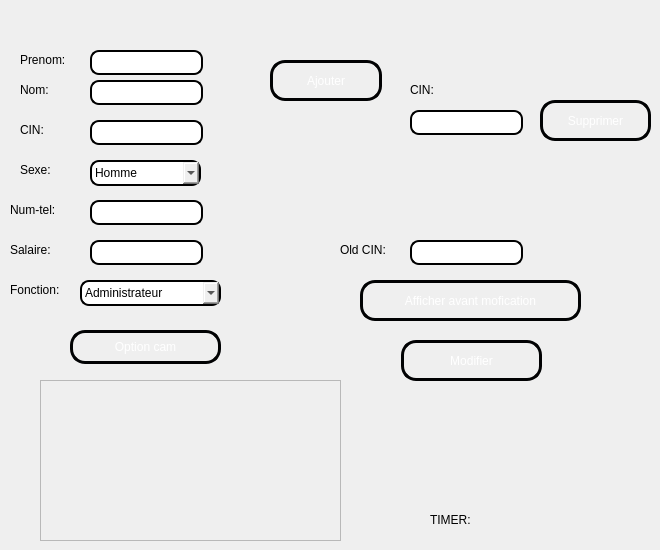
     <widget class="QWidget" name="tab">
      <attribute name="title">
       <string>Ajouter un employé</string>
      </attribute>
      <widget class="QLineEdit" name="l_CIN">
       <property name="geometry">
        <rect>
         <x>90</x>
         <y>120</y>
         <width>113</width>
         <height>25</height>
        </rect>
       </property>
       <property name="minimumSize">
        <size>
         <width>113</width>
         <height>0</height>
        </size>
       </property>
       <property name="styleSheet">
        <string notr="true">QLineEdit
{
border-radius:9px;
border: 2px solid #000000;
background: qradialgradient(cx: 0.3, cy: -0.4,
fx: 0.0, fy: -0.0,
radius: 1.89, stop: 0 #ffffff, stop: 1 #999);
}</string>
       </property>
       <property name="text">
        <string/>
       </property>
      </widget>
      <widget class="QPushButton" name="ajouter">
       <property name="geometry">
        <rect>
         <x>270</x>
         <y>60</y>
         <width>112</width>
         <height>41</height>
        </rect>
       </property>
       <property name="styleSheet">
        <string notr="true">QPushButton {
color: #ffffff;
border: 3px solid #010203;
font: 8pt &quot;MS Reference Sans Serif&quot;;
border-radius: 15px;
padding: 5px;
background: qradialgradient(cx: 0.3, cy: -0.4,
fx: 0.3, fy: -0.4,
radius: 3, stop: 0 #010203, stop: 1 #c4c9c7);
min-width: 80px;
}

QPushButton:hover {
background: qradialgradient(cx: 0.3, cy: -0.4,
fx: 0.3, fy: -0.4,
radius: 3, stop: 0 #010203, stop: 1 #010203);
}

 QPushButton:pressed {
background: qradialgradient(cx: 0.4, cy: -0.1,
fx: 0.4, fy: -0.1,
radius: 3, stop: 0 #c4c9c7, stop: 1 #c4c9c7);
}</string>
       </property>
       <property name="text">
        <string>Ajouter</string>
       </property>
      </widget>
      <widget class="QLineEdit" name="l_prenom">
       <property name="geometry">
        <rect>
         <x>90</x>
         <y>50</y>
         <width>113</width>
         <height>25</height>
        </rect>
       </property>
       <property name="styleSheet">
        <string notr="true">QLineEdit
{
border-radius:9px;
border: 2px solid #000000;
background: qradialgradient(cx: 0.3, cy: -0.4,
fx: 0.0, fy: -0.0,
radius: 1.89, stop: 0 #ffffff, stop: 1 #999);
}</string>
       </property>
       <property name="text">
        <string/>
       </property>
      </widget>
      <widget class="QLineEdit" name="l_nom">
       <property name="geometry">
        <rect>
         <x>90</x>
         <y>80</y>
         <width>113</width>
         <height>25</height>
        </rect>
       </property>
       <property name="styleSheet">
        <string notr="true">QLineEdit
{
border-radius:9px;
border: 2px solid #000000;
background: qradialgradient(cx: 0.3, cy: -0.4,
fx: 0.0, fy: -0.0,
radius: 1.89, stop: 0 #ffffff, stop: 1 #999);
}</string>
       </property>
      </widget>
      <widget class="QLineEdit" name="l_salaire">
       <property name="geometry">
        <rect>
         <x>90</x>
         <y>240</y>
         <width>113</width>
         <height>25</height>
        </rect>
       </property>
       <property name="styleSheet">
        <string notr="true">QLineEdit
{
border-radius:9px;
border: 2px solid #000000;
background: qradialgradient(cx: 0.3, cy: -0.4,
fx: 0.0, fy: -0.0,
radius: 1.89, stop: 0 #ffffff, stop: 1 #999);
}</string>
       </property>
      </widget>
      <widget class="QLineEdit" name="l_tel">
       <property name="geometry">
        <rect>
         <x>90</x>
         <y>200</y>
         <width>113</width>
         <height>25</height>
        </rect>
       </property>
       <property name="styleSheet">
        <string notr="true">QLineEdit
{
border-radius:9px;
border: 2px solid #000000;
background: qradialgradient(cx: 0.3, cy: -0.4,
fx: 0.0, fy: -0.0,
radius: 1.89, stop: 0 #ffffff, stop: 1 #999);
}</string>
       </property>
      </widget>
      <widget class="QLabel" name="label">
       <property name="geometry">
        <rect>
         <x>20</x>
         <y>120</y>
         <width>69</width>
         <height>20</height>
        </rect>
       </property>
       <property name="text">
        <string>CIN:</string>
       </property>
      </widget>
      <widget class="QLabel" name="label_3">
       <property name="geometry">
        <rect>
         <x>20</x>
         <y>80</y>
         <width>69</width>
         <height>20</height>
        </rect>
       </property>
       <property name="text">
        <string>Nom:</string>
       </property>
      </widget>
      <widget class="QLabel" name="label_4">
       <property name="geometry">
        <rect>
         <x>10</x>
         <y>280</y>
         <width>69</width>
         <height>20</height>
        </rect>
       </property>
       <property name="text">
        <string>Fonction:</string>
       </property>
      </widget>
      <widget class="QLabel" name="label_5">
       <property name="geometry">
        <rect>
         <x>10</x>
         <y>240</y>
         <width>69</width>
         <height>20</height>
        </rect>
       </property>
       <property name="text">
        <string>Salaire:</string>
       </property>
      </widget>
      <widget class="QLabel" name="label_6">
       <property name="geometry">
        <rect>
         <x>20</x>
         <y>160</y>
         <width>69</width>
         <height>20</height>
        </rect>
       </property>
       <property name="text">
        <string>Sexe:</string>
       </property>
      </widget>
      <widget class="QLabel" name="label_7">
       <property name="geometry">
        <rect>
         <x>10</x>
         <y>200</y>
         <width>69</width>
         <height>20</height>
        </rect>
       </property>
       <property name="text">
        <string>Num-tel:</string>
       </property>
      </widget>
      <widget class="QLabel" name="label_2">
       <property name="geometry">
        <rect>
         <x>20</x>
         <y>50</y>
         <width>69</width>
         <height>20</height>
        </rect>
       </property>
       <property name="text">
        <string>Prenom:</string>
       </property>
      </widget>
      <widget class="QPushButton" name="modifier">
       <property name="geometry">
        <rect>
         <x>401</x>
         <y>340</y>
         <width>141</width>
         <height>41</height>
        </rect>
       </property>
       <property name="styleSheet">
        <string notr="true">QPushButton {
color: #ffffff;
border: 3px solid #010203;
font: 8pt &quot;MS Reference Sans Serif&quot;;
border-radius: 15px;
padding: 5px;
background: qradialgradient(cx: 0.3, cy: -0.4,
fx: 0.3, fy: -0.4,
radius: 3, stop: 0 #010203, stop: 1 #c4c9c7);
min-width: 80px;
}

QPushButton:hover {
background: qradialgradient(cx: 0.3, cy: -0.4,
fx: 0.3, fy: -0.4,
radius: 3, stop: 0 #010203, stop: 1 #010203);
}

 QPushButton:pressed {
background: qradialgradient(cx: 0.4, cy: -0.1,
fx: 0.4, fy: -0.1,
radius: 3, stop: 0 #c4c9c7, stop: 1 #c4c9c7);
}</string>
       </property>
       <property name="text">
        <string>Modifier</string>
       </property>
      </widget>
      <widget class="QComboBox" name="l_sexe">
       <property name="geometry">
        <rect>
         <x>90</x>
         <y>160</y>
         <width>111</width>
         <height>26</height>
        </rect>
       </property>
       <property name="styleSheet">
        <string notr="true">QComboBox
{
border-radius:9px;
border: 2px solid #000000;
background: qradialgradient(cx: 0.3, cy: -0.4,
fx: 0.0, fy: -0.0,
radius: 1.89, stop: 0 #ffffff, stop: 1 #999);
}</string>
       </property>
       <item>
        <property name="text">
         <string>Homme</string>
        </property>
       </item>
       <item>
        <property name="text">
         <string>Femme</string>
        </property>
       </item>
      </widget>
      <widget class="QComboBox" name="l_Fonction">
       <property name="geometry">
        <rect>
         <x>80</x>
         <y>280</y>
         <width>141</width>
         <height>26</height>
        </rect>
       </property>
       <property name="styleSheet">
        <string notr="true">QComboBox
{
border-radius:9px;
border: 2px solid #000000;
background: qradialgradient(cx: 0.3, cy: -0.4,
fx: 0.0, fy: -0.0,
radius: 1.89, stop: 0 #ffffff, stop: 1 #999);
}</string>
       </property>
       <item>
        <property name="text">
         <string>Administrateur</string>
        </property>
       </item>
       <item>
        <property name="text">
         <string>Présenteur</string>
        </property>
       </item>
       <item>
        <property name="text">
         <string>Montage</string>
        </property>
       </item>
       <item>
        <property name="text">
         <string/>
        </property>
       </item>
      </widget>
      <widget class="QPushButton" name="Camera">
       <property name="geometry">
        <rect>
         <x>70</x>
         <y>330</y>
         <width>151</width>
         <height>34</height>
        </rect>
       </property>
       <property name="styleSheet">
        <string notr="true">QPushButton {
color: #ffffff;
border: 3px solid #010203;
font: 8pt &quot;MS Reference Sans Serif&quot;;
border-radius: 15px;
padding: 5px;
background: qradialgradient(cx: 0.3, cy: -0.4,
fx: 0.3, fy: -0.4,
radius: 3, stop: 0 #010203, stop: 1 #c4c9c7);
min-width: 80px;
}

QPushButton:hover {
background: qradialgradient(cx: 0.3, cy: -0.4,
fx: 0.3, fy: -0.4,
radius: 3, stop: 0 #010203, stop: 1 #010203);
}

 QPushButton:pressed {
background: qradialgradient(cx: 0.4, cy: -0.1,
fx: 0.4, fy: -0.1,
radius: 3, stop: 0 #c4c9c7, stop: 1 #c4c9c7);
}</string>
       </property>
       <property name="text">
        <string>Option cam</string>
       </property>
      </widget>
      <widget class="QPushButton" name="supprimer">
       <property name="geometry">
        <rect>
         <x>540</x>
         <y>100</y>
         <width>111</width>
         <height>41</height>
        </rect>
       </property>
       <property name="styleSheet">
        <string notr="true">QPushButton {
color: #ffffff;
border: 3px solid #010203;
font: 8pt &quot;MS Reference Sans Serif&quot;;
border-radius: 15px;
padding: 5px;
background: qradialgradient(cx: 0.3, cy: -0.4,
fx: 0.3, fy: -0.4,
radius: 3, stop: 0 #010203, stop: 1 #c4c9c7);
min-width: 80px;
}

QPushButton:hover {
background: qradialgradient(cx: 0.3, cy: -0.4,
fx: 0.3, fy: -0.4,
radius: 3, stop: 0 #010203, stop: 1 #010203);
}

 QPushButton:pressed {
background: qradialgradient(cx: 0.4, cy: -0.1,
fx: 0.4, fy: -0.1,
radius: 3, stop: 0 #c4c9c7, stop: 1 #c4c9c7);
}
</string>
       </property>
       <property name="text">
        <string>Supprimer</string>
       </property>
       <property name="icon">
        <iconset theme="poubelle">
         <normaloff>../../../../Desktop/Projetcpp</normaloff>../../../../Desktop/Projetcpp</iconset>
       </property>
      </widget>
      <widget class="QLineEdit" name="l_CIN_2">
       <property name="geometry">
        <rect>
         <x>410</x>
         <y>110</y>
         <width>113</width>
         <height>25</height>
        </rect>
       </property>
       <property name="styleSheet">
        <string notr="true">QLineEdit
{
border-radius:9px;
border: 2px solid #000000;
background: qradialgradient(cx: 0.3, cy: -0.4,
fx: 0.0, fy: -0.0,
radius: 1.89, stop: 0 #ffffff, stop: 1 #999);
}</string>
       </property>
       <property name="text">
        <string/>
       </property>
      </widget>
      <widget class="QLabel" name="label_8">
       <property name="geometry">
        <rect>
         <x>410</x>
         <y>80</y>
         <width>69</width>
         <height>20</height>
        </rect>
       </property>
       <property name="text">
        <string>CIN:</string>
       </property>
      </widget>
      <widget class="QLineEdit" name="l_CIN_3">
       <property name="geometry">
        <rect>
         <x>410</x>
         <y>240</y>
         <width>113</width>
         <height>25</height>
        </rect>
       </property>
       <property name="minimumSize">
        <size>
         <width>113</width>
         <height>0</height>
        </size>
       </property>
       <property name="styleSheet">
        <string notr="true">QLineEdit
{
border-radius:9px;
border: 2px solid #000000;
background: qradialgradient(cx: 0.3, cy: -0.4,
fx: 0.0, fy: -0.0,
radius: 1.89, stop: 0 #ffffff, stop: 1 #999);
}</string>
       </property>
       <property name="text">
        <string/>
       </property>
      </widget>
      <widget class="QPushButton" name="modifier_2">
       <property name="geometry">
        <rect>
         <x>360</x>
         <y>280</y>
         <width>221</width>
         <height>41</height>
        </rect>
       </property>
       <property name="styleSheet">
        <string notr="true">QPushButton {
color: #ffffff;
border: 3px solid #010203;
font: 8pt &quot;MS Reference Sans Serif&quot;;
border-radius: 15px;
padding: 5px;
background: qradialgradient(cx: 0.3, cy: -0.4,
fx: 0.3, fy: -0.4,
radius: 3, stop: 0 #010203, stop: 1 #c4c9c7);
min-width: 80px;
}

QPushButton:hover {
background: qradialgradient(cx: 0.3, cy: -0.4,
fx: 0.3, fy: -0.4,
radius: 3, stop: 0 #010203, stop: 1 #010203);
}

 QPushButton:pressed {
background: qradialgradient(cx: 0.4, cy: -0.1,
fx: 0.4, fy: -0.1,
radius: 3, stop: 0 #c4c9c7, stop: 1 #c4c9c7);
}</string>
       </property>
       <property name="text">
        <string>Afficher avant mofication</string>
       </property>
      </widget>
      <widget class="QLabel" name="label_9">
       <property name="geometry">
        <rect>
         <x>340</x>
         <y>240</y>
         <width>69</width>
         <height>20</height>
        </rect>
       </property>
       <property name="text">
        <string>Old CIN:</string>
       </property>
      </widget>
      <widget class="QScrollArea" name="scrollArea">
       <property name="geometry">
        <rect>
         <x>40</x>
         <y>380</y>
         <width>301</width>
         <height>161</height>
        </rect>
       </property>
       <property name="styleSheet">
        <string notr="true"/>
       </property>
       <property name="widgetResizable">
        <bool>true</bool>
       </property>
       <widget class="QWidget" name="scrollAreaWidgetContents">
        <property name="geometry">
         <rect>
          <x>0</x>
          <y>0</y>
          <width>299</width>
          <height>159</height>
         </rect>
        </property>
       </widget>
      </widget>
      <widget class="QLabel" name="TIMER">
       <property name="geometry">
        <rect>
         <x>430</x>
         <y>510</y>
         <width>211</width>
         <height>20</height>
        </rect>
       </property>
       <property name="text">
        <string>TIMER: </string>
       </property>
      </widget>
     </widget>
